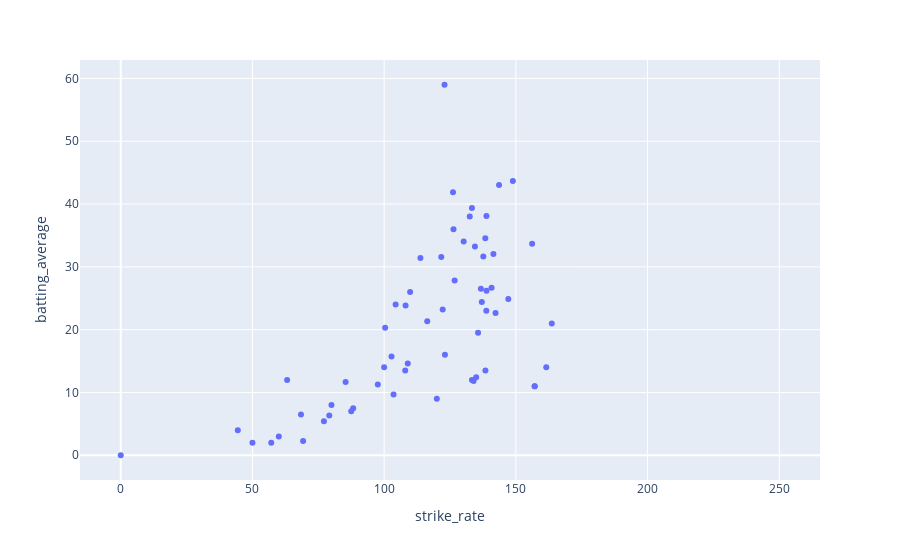

Source (notebook cell):
### Code cell
team_df = balls[balls["BattingTeam"] == "Chennai Super Kings"]
total_runs_df = team_df.groupby("batter")["total_run"].sum().reset_index()
total_balls_df = team_df.groupby("batter")["ballnumber"].count().reset_index()
total_dismissals_df = team_df.groupby("batter")["isWicketDelivery"].sum().reset_index()

final_df = total_runs_df.merge(total_balls_df).merge(total_dismissals_df)
final_df["strike_rate"] = round((final_df["total_run"]/ final_df["ballnumber"]) * 100, 2)
final_df["batting_average"] = round(final_df["total_run"] / final_df["isWicketDelivery"], 2)

px.scatter(data_frame=final_df, x="strike_rate", y="batting_average", hover_name="batter")

### Figure 1 — Plotly figure (JSON) as saved in the notebook; plotly's stock layout.template omitted (floating-point values rounded to 4 significant figures)
{"data": [{"hovertemplate": "<b>%{hovertext}</b><br><br>strike_rate=%{x}<br>batting_average=%{y}<extra></extra>", "hovertext": ["A Flintoff", "A Mukund", "A Nehra", "AS Rajpoot", "AT Rayudu", "B Laughlin", "BB McCullum", "CH Morris", "CJ Jordan", "CK Kapugedera", "D Pretorius", "DE Bollinger", "DJ Bravo", "DJ Hussey", "DL Chahar", "DP Conway", "DR Shorey", "DR Smith", "F du Plessis", "GJ Bailey", "Harbhajan Singh", "Imran Tahir", "JA Morkel", "JDP Oram", "JM Kemp", "Joginder Sharma", "KB Arun Karthik", "KM Jadhav", "KMDN Kulasekara", "L Balaji", "M Manhas", "M Muralitharan", "M Ntini", "M Theekshana", "M Vijay", "MA Wood", "MEK Hussey", "MJ Santner", "ML Hayden", "MM Ali", "MM Sharma", "MS Dhoni", "MS Gony", "Mukesh Choudhary", "N Jagadeesan", "P Negi", "PA Patel", "R Ashwin", "RA Jadeja", "RD Gaikwad", "RG More", "RV Uthappa", "S Anirudha", "S Badrinath", "S Dube", "S Randiv", "S Tyagi", "S Vidyut", "SB Jakati", "SB Styris", "SK Raina", "SM Curran", "SN Thakur", "SP Fleming", "SR Watson", "SW Billings", "Simarjeet Singh", "T Thushara", "WP Saha"], "legendgroup": "", "marker": {"color": "#636efa", "symbol": "circle"}, "mode": "markers", "name": "", "orientation": "v", "showlegend": false, "type": "scatter", "x": [126.3, 0, 57.14, 33.33, 130.2, 44.44, 141.5, 88.24, 133.3, 79.17, 157.1, 104.3, 140.8, 122.9, 134.0, 148.9, 80, 134.5, 132.5, 109.0, 85.37, 133.3, 147.1, 102.8, 108, 120, 80, 100.4, 200, 77.14, 161.5, 69.23, 63.16, 157.1, 126.8, 60, 126.2, 116.4, 143.6, 138.8, 103.6, 138.8, 138.5, 100, 109.9, 163.6, 108.1, 97.6, 136.7, 133.3, 100, 137.1, 138.8, 121.7, 156.2, 50, 75, 135.7, 100, 250, 138.4, 142.3, 123.1, 122.2, 137.7, 134.9, 87.5, 68.42, 113.8], "xaxis": "x", "y": [36, 0, 2, null, 34.02, 4, 32.04, 7.5, 12, 6.33, 11, 24, 26.68, 59, 11.83, 43.67, 8, 33.23, 38.01, 14.6, 11.67, null, 24.89, 15.71, 13.5, 9, null, 20.31, null, 5.4, 14, 2.25, 12, 11, 27.83, 3, 41.89, 21.33, 43.04, 26.21, 9.67, 38.11, 13.5, null, 26, 21, 23.83, 11.28, 26.5, 39.38, null, 24.4, 23, 31.56, 33.67, 2, null, 19.5, 14, null, 34.56, 22.64, 16, 23.22, 31.66, 12.44, 7, 6.5, 31.4], "yaxis": "y"}], "layout": {"autosize": true, "legend": {"tracegroupgap": 0}, "margin": {"t": 60}, "xaxis": {"anchor": "y", "autorange": true, "domain": [0, 1], "range": [-15.15, 265.2], "title": {"text": "strike_rate"}, "type": "linear"}, "yaxis": {"anchor": "x", "autorange": true, "domain": [0, 1], "range": [-4.568, 63.57], "title": {"text": "batting_average"}, "type": "linear"}}}
